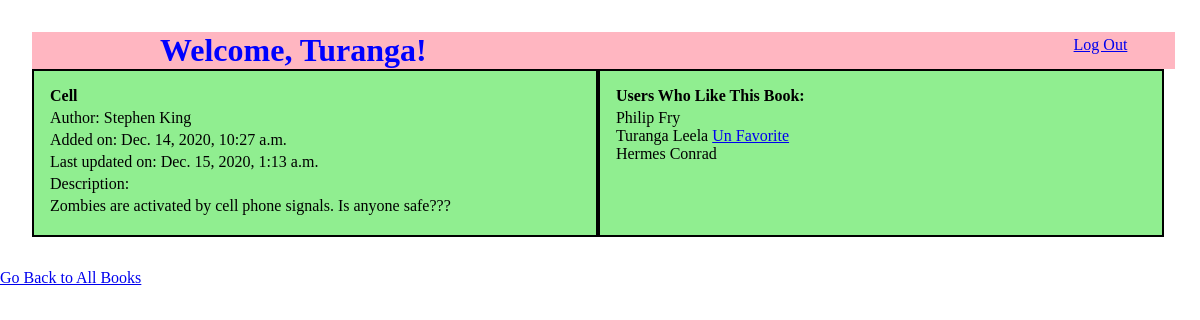
The app's page /books/1 (signed in) with its own data.
### book_app/models.py (models this page shows)
class User(models.Model):
    first_name = models.CharField(max_length=20)
    last_name = models.CharField(max_length=30)
    email = models.CharField(max_length=40)
    password = models.CharField(max_length=255)
    created_at = models.DateTimeField(auto_now_add=True)
    updated_at = models.DateTimeField(auto_now=True)
    objects = UserManager()

class Book(models.Model):
    title = models.CharField(max_length=40)
    description = models.TextField()
    author = models.CharField(max_length=40, default="Stephen King")
    uploaded_by = models.ForeignKey(User, related_name="books_uploaded", on_delete=models.CASCADE)
    favorited_by = models.ManyToManyField(User, related_name="liked_books")
    created_at = models.DateTimeField(auto_now_add=True)
    updated_at = models.DateTimeField(auto_now=True)
    objects = BookManager()

### book_app/views.py (the view)
# urls.py: path('books/<int:book_id>', views.specific_book),
def specific_book(request, book_id):
    if 'user_id' not in request.session:
        return redirect('/')
    context = {
        'book' : Book.objects.get(id=book_id),
        'user' : User.objects.get(id= request.session['user_id']),
        'users' : User.objects.all(),
    }
    return render(request, 'specific_book.html', context)

### book_app/templates/specific_book.html (shortened to what this page needs)
<!DOCTYPE html>
<html lang="en">
<head>
    {% load static %}
    <link rel="stylesheet" href="{% static 'specific_book.css' %}">
</head>
<body>
    <div id="container">
        <div id="welcome">
            <h1>Welcome, {{ user.first_name }}!</h1>
            <a style="margin: .25em 3em 0 0;" href="/logout">Log Out</a>
        </div>
        <div id="main">
            <div id="edit_book">
                {% if user.id != book.uploaded_by.id %}
                    <div class="line">
                        <h4>{{book.title}}</h4>
                    </div>
                    <div class="line">
                        <p>Author: {{book.author}}</p>
                    </div>
                    <div class="line">
                        <p>Added on: {{book.created_at}}</p>
                    </div>
                    <div class="line">
                        <p>Last updated on: {{book.updated_at}}</p>
                    </div>
                    <div class="line">
                        <p>Description:</p>
                    </div>
                    <div class="line">
                        <p>{{book.description}}</p>
                    </div>
                {% endif %}
            </div>
            <div id="like_list">
                <div class="line">
                    <h4>Users Who Like This Book:</h4>
                </div>
                {% for user in users %}
                {% if user in book.favorited_by.all %}
                    <ul>
                        {% if user.id != request.session.user_id %}
                        <li style="color: black;">{{user.first_name}} {{user.last_name}}</li>
                        {% endif %}
                        {% if user.id == request.session.user_id %}
                        <li>{{ user.first_name}} {{ user.last_name}} <a href="/remove_fave/{{book.id}}">Un Favorite</a></li>
                        {% endif %}
                    </ul>
                {% endif %}
                {% endfor %}
            </div>
        </div>
    </div>
    <a href="/books">Go Back to All Books</a>
</body>
</html>

### book_app/static/specific_book.css (style rules this page uses)
* { padding: 0; margin: 0; }
#container { width: 96%; padding: 2em; margin: auto; }
#welcome { display: flex; width: 99.25%; justify-content: space-between; background-color: lightpink; }
#main { display: flex; }
#edit_book, #like_list { width: 46%; border: 2px solid black; background-color: lightgreen; padding: 1em; text-align: center; }
.line { display: flex; justify-content: space-between; margin-bottom: .25em; }
li { list-style: none; text-align: left; }
h1 { margin-left: 4em; color: blue; }
ul { text-align: left; }

### records on screen
User: first_name "Turanga", last_name "Leela"
Book: title "Cell", author "Stephen King", created_at "Dec. 14, 2020, 10:27 a.m.", updated_at "Dec. 15, 2020, 1:13 a.m.", description "Zombies are activated by cell phone signals. Is anyone safe???"
User: first_name "Philip", last_name "Fry"
User: first_name "Hermes", last_name "Conrad"
